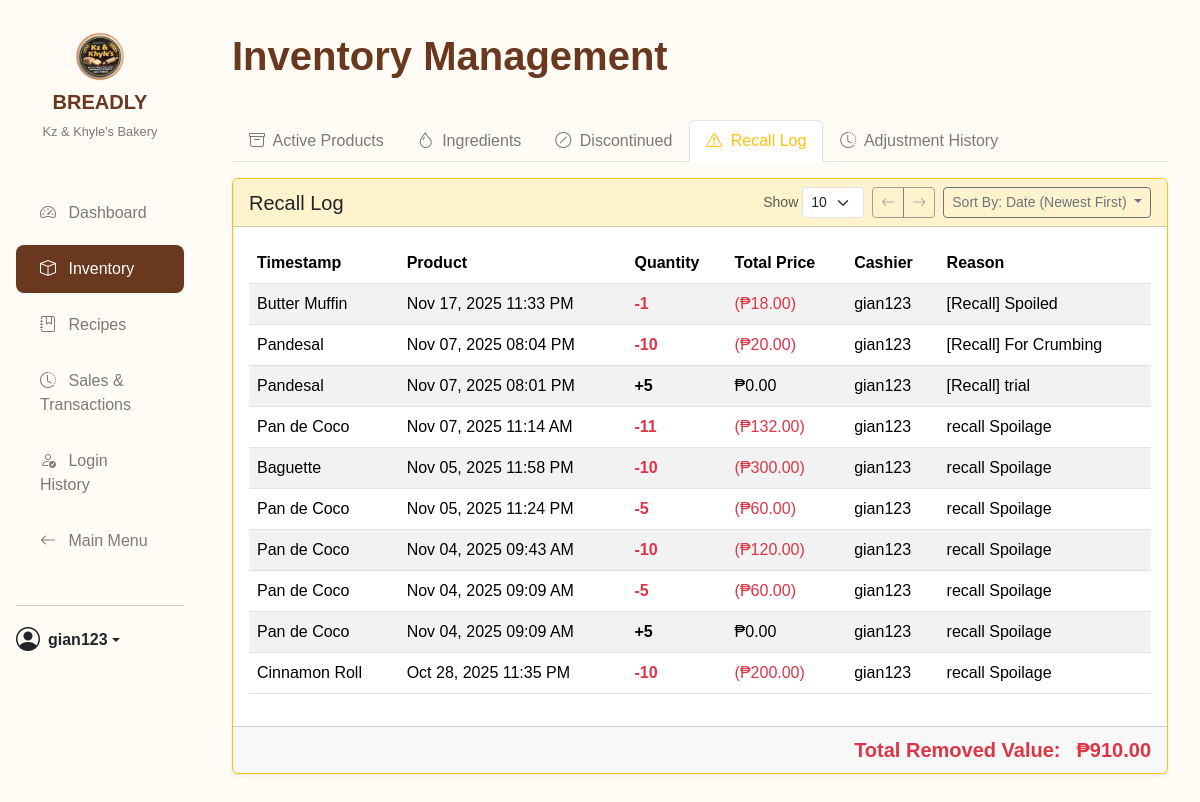
The app's page /nav/inventory_management.php?active_tab=recall (signed in) with its own data.
### tables this page shows
CREATE TABLE `stock_adjustments` (
  `adjustment_id` int(11) NOT NULL,
  `item_id` int(11) NOT NULL,
  `item_type` enum('product','ingredient') NOT NULL,
  `user_id` int(11) DEFAULT NULL,
  `adjustment_qty` float NOT NULL COMMENT 'Can be positive (add) or negative (remove)',
  `reason` varchar(255) DEFAULT NULL,
  `timestamp` datetime DEFAULT current_timestamp()
);

CREATE TABLE `users` (
  `user_id` int(11) NOT NULL,
  `username` varchar(100) NOT NULL,
  `password` varchar(255) DEFAULT NULL,
  `role` enum('manager','cashier','assistant_manager') NOT NULL,
  `email` varchar(150) DEFAULT NULL,
  `phone_number` varchar(11) NOT NULL,
  `enable_daily_report` tinyint(1) NOT NULL DEFAULT 0 COMMENT 'For daily SMS reports',
  `created_at` timestamp NOT NULL DEFAULT current_timestamp()
);

### nav/inventory_management.php (the view, shortened to what the rows shown need)
<?php
require_once "../src/InventoryManager.php";
$inventoryManager = new InventoryManager();
$active_tab = "products";
if (isset($_POST["active_tab"])) {
    $active_tab = $_POST["active_tab"];
} elseif (isset($_GET["active_tab"])) {
    $active_tab = $_GET["active_tab"];
} elseif (isset($_SESSION["active_tab"])) {
    $active_tab = $_SESSION["active_tab"];
    unset($_SESSION["active_tab"]);
}
$recall_history = $inventoryManager->getRecallHistoryByDate(
    "1970-01-01",
    "2099-12-31"
);
?>
<!DOCTYPE html>
<html lang="en">
<head>
    <link href="https://cdn.jsdelivr.net/npm/bootstrap@5.3.3/dist/css/bootstrap.min.css" rel="stylesheet">
    <link rel="stylesheet" href="https://cdn.jsdelivr.net/npm/bootstrap-icons@1.11.3/font/bootstrap-icons.css">
    <link rel="stylesheet" href="../styles/global.css">
    <link rel="stylesheet" href="../styles/dashboard.css">
    <link rel="stylesheet" href="../styles/recipes.css?v=3">
    <link rel="stylesheet" href="../styles/responsive.css?v=3">
</head>
<body class="dashboard">
<div class="container-fluid">
    <div class="row">
        <main class="col-lg-10 col-md-9 main-content">
            <div class="header d-flex justify-content-between align-items-center">
                <h1>Inventory Management</h1>
            </div>
            <div class="tab-content" id="inventoryTabContent">
                <div class="tab-pane fade <?php echo $active_tab === "recall"
                    ? "show active"
                    : ""; ?>" id="recall-pane" role="tabpanel">
                    <div class="card shadow-sm mt-3 border-warning">
                        <div class="card-body">
                            <div class="table-responsive">
                                <table class="table table-striped table-hover align-middle">
                                    <thead>
                                        <tr>
                                            <th data-sort-by="timestamp" data-sort-type="date">Timestamp</th>
                                            <th data-sort-by="item">Product</th>
                                            <th data-sort-by="qty" data-sort-type="number">Quantity</th>
                                            <th data-sort-by="value" data-sort-type="number">Total Price</th>
                                            <th data-sort-by="user">Cashier</th>
                                            <th>Reason</th>
                                        </tr>
                                    </thead>
                                    <tbody id="recall-table-body">
                                        <?php if (empty($recall_history)): ?>
                                            <tr><td colspan="6" class="text-center text-muted">No recall history found.</td></tr>
                                        <?php else: ?>
                                            <?php foreach (
                                                $recall_history
                                                as $log
                                            ): ?>
                                            <tr>
                                                <td data-label="Product"><?php echo htmlspecialchars(
                                                    $log["item_name"] ??
                                                        "Item Deleted"
                                                ); ?></td>
                                                <td data-label="Timestamp"><?php echo htmlspecialchars(
                                                    date(
                                                        "M d, Y h:i A",
                                                        strtotime(
                                                            $log["timestamp"]
                                                        )
                                                    )
                                                ); ?></td>
                                                <td data-label="Quantity">
                                                    <?php if (
                                                        $log["adjustment_qty"] <
                                                        0
                                                    ): ?>
                                                        <strong class="text-danger"><?php echo number_format(
                                                            $log[
                                                                "adjustment_qty"
                                                            ],
                                                            0
                                                        ); ?></strong>
                                                    <?php else: ?>
                                                        <strong class_name="text-success">+<?php echo number_format(
                                                            $log[
                                                                "adjustment_qty"
                                                            ],
                                                            0
                                                        ); ?></strong>
                                                    <?php endif; ?>
                                                </td>
                                                <td data-label="Total Price">
                                                    <?php if (
                                                        $log["removed_value"] <
                                                        0
                                                    ): ?>
                                                        <span class="text-danger">(₱<?php echo htmlspecialchars(
                                                            number_format(
                                                                abs(
                                                                    $log[
                                                                        "removed_value"
                                                                    ]
                                                                ),
                                                                2
                                                            )
                                                        ); ?>)</span>
                                                    <?php else: ?>
                                                        ₱0.00
                                                    <?php endif; ?>
                                                </td>
                                                <td data-label="Cashier"><?php echo htmlspecialchars(
                                                    $log["username"] ?? "N/A"
                                                ); ?></td>
                                                <td data-label="Reason"><?php echo htmlspecialchars(
                                                    $log["reason"]
                                                ); ?></td>
                                            </tr>
                                            <?php endforeach; ?>
                                        <?php endif; ?>
                                    </tbody>
                                </table>
                            </div>
                        </div>
                    </div>
                </div>
            </div> </main>
    </div>
</div>
</body>
</html>

### records on screen
stock_adjustments: item_name "Butter Muffin", timestamp "Nov 17, 2025 11:33 PM", adjustment_qty "-1", log "18.00", user.username "gian123", reason "[Recall] Spoiled"
stock_adjustments: item_name "Pandesal", timestamp "Nov 07, 2025 08:04 PM", adjustment_qty "-10", log "20.00", user.username "gian123", reason "[Recall] For Crumbing"
stock_adjustments: item_name "Pandesal", timestamp "Nov 07, 2025 08:01 PM", adjustment_qty "5", shows "₱0.00", user.username "gian123", reason "[Recall] trial"
stock_adjustments: item_name "Pan de Coco", timestamp "Nov 07, 2025 11:14 AM", adjustment_qty "-11", log "132.00", user.username "gian123", reason "recall Spoilage"
stock_adjustments: item_name "Baguette", timestamp "Nov 05, 2025 11:58 PM", adjustment_qty "-10", log "300.00", user.username "gian123", reason "recall Spoilage"
stock_adjustments: item_name "Pan de Coco", timestamp "Nov 05, 2025 11:24 PM", adjustment_qty "-5", log "60.00", user.username "gian123", reason "recall Spoilage"
stock_adjustments: item_name "Pan de Coco", timestamp "Nov 04, 2025 09:43 AM", adjustment_qty "-10", log "120.00", user.username "gian123", reason "recall Spoilage"
stock_adjustments: item_name "Pan de Coco", timestamp "Nov 04, 2025 09:09 AM", adjustment_qty "-5", log "60.00", user.username "gian123", reason "recall Spoilage"
stock_adjustments: item_name "Pan de Coco", timestamp "Nov 04, 2025 09:09 AM", adjustment_qty "5", shows "₱0.00", user.username "gian123", reason "recall Spoilage"
stock_adjustments: item_name "Cinnamon Roll", timestamp "Oct 28, 2025 11:35 PM", adjustment_qty "-10", log "200.00", user.username "gian123", reason "recall Spoilage"

### other values on screen
$_SESSION["username"] "gian123"
abs($total_recall_value) "910.00"
